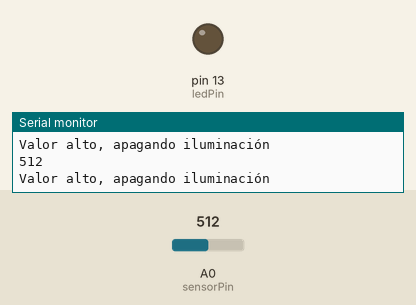
A sketch run on a simulated Arduino Uno, built with avr-gcc and run on an emulated ATmega328P. On the bench: output pins drawn as LEDs (lit = HIGH), the last lines printed to the serial monitor. The inputs (shaded band) are chosen by the test bench; at power-on: A0 (sensorPin) = 512.

Above: at 1.2 s.
1.3 s: A0 (sensorPin) set to 485
At 1.7 s:
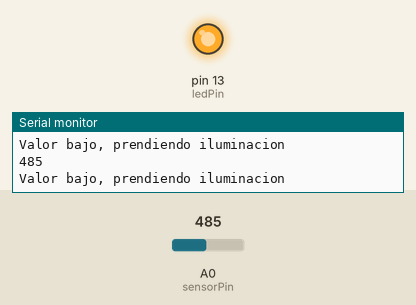
2.8 s: A0 (sensorPin) set to 510
At 4.1 s:
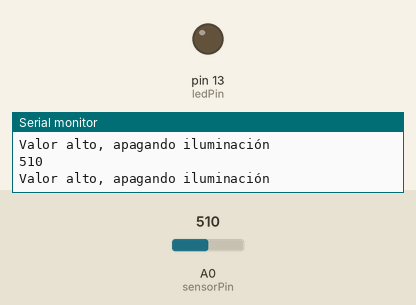
5.8 s: A0 (sensorPin) set to 490
At 6.3 s:
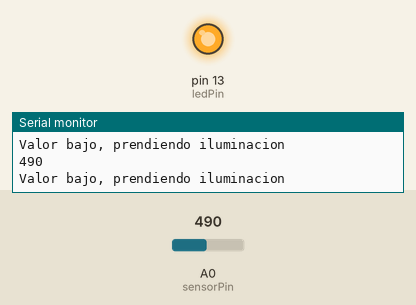
7.3 s: A0 (sensorPin) set to 1023
At 8.3 s:
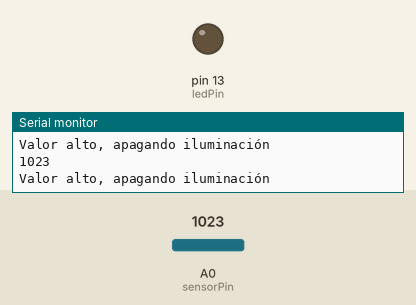
Timing chart, 0 to 9.8 s (numbered marks = the images above; inputs shaded):
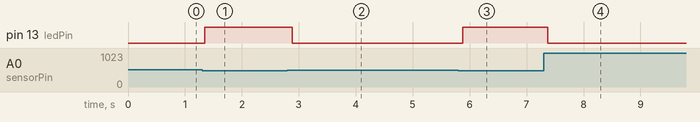

Measured:
- the behaviour switches between 500 and 499 on A0 (sensorPin) (found by bisection; images 0 and 1)
- after the input at 1.3 s, pin 13 (ledPin): LOW → HIGH after 0.05 s
- after the input at 2.8 s, pin 13 (ledPin): HIGH → LOW after 0.08 s
- after the input at 5.8 s, pin 13 (ledPin): LOW → HIGH after 0.08 s
- after the input at 7.3 s, pin 13 (ledPin): HIGH → LOW after 0.07 s

The sketch:

photoresistor.ino
```cpp
const int ledPin = 13;
const int sensorPin = 0;

void setup() {
  Serial.begin(9600);
  pinMode(ledPin, OUTPUT);
}

void loop() {
  int valueAnalog = analogRead(sensorPin);

  Serial.println(valueAnalog);

  if( valueAnalog < 500 ){
    Serial.println("Valor bajo, prendiendo iluminacion");
    digitalWrite(13, HIGH);
  } else {
    Serial.println("Valor alto, apagando iluminación");
    digitalWrite(13, LOW);
  }

}
```
